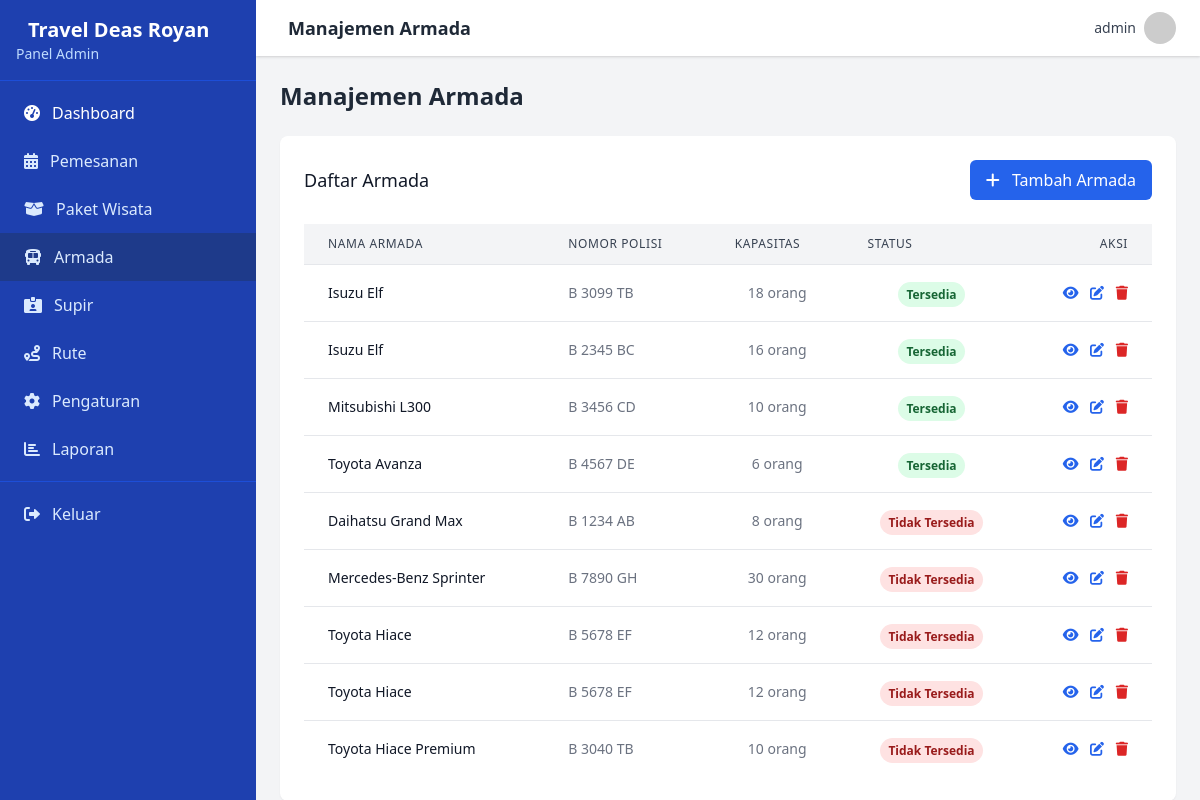
Before: /admin/fleets.php (signed in) with the older database file.
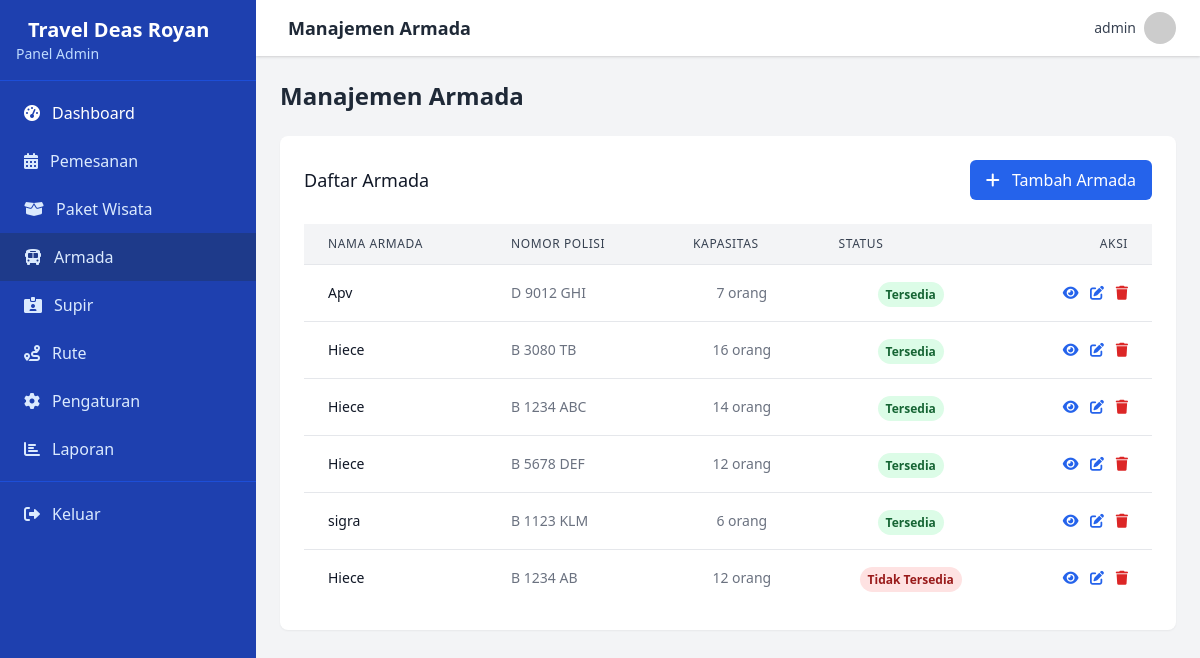
After: the same page with the newer database file.
### tables this page shows
CREATE TABLE `armada` (
  `id` int(11) NOT NULL,
  `nama` varchar(100) NOT NULL,
  `nomor_polisi` varchar(20) DEFAULT NULL,
  `jenis` varchar(50) NOT NULL,
  `kapasitas` int(11) NOT NULL,
  `deskripsi` text DEFAULT NULL,
  `status` enum('tersedia','dipesan','dalam_perjalanan','maintenance') DEFAULT 'tersedia',
  `created_at` timestamp NOT NULL DEFAULT current_timestamp(),
  `updated_at` timestamp NOT NULL DEFAULT current_timestamp() ON UPDATE current_timestamp()
);

### admin/fleets.php (the view, shortened to what the changed rows need)
<?php
require_once '../config/config.php';
$query = "SELECT * FROM armada ORDER BY status, nama";
$fleets = $pdo->query($query)->fetchAll();
?>
<!DOCTYPE html>
<html lang="id">
<head>
    <link href="https://cdn.jsdelivr.net/npm/tailwindcss@2.2.19/dist/tailwind.min.css" rel="stylesheet">
    <link rel="stylesheet" href="https://cdnjs.cloudflare.com/ajax/libs/font-awesome/6.0.0-beta3/css/all.min.css">
</head>
<div class="space-y-6">
    <div class="flex justify-between items-center">
        <h1 class="text-2xl font-bold text-gray-800">Manajemen Armada</h1>
    </div>
    <div class="bg-white shadow-sm rounded-lg overflow-hidden">
        <div class="p-6">
            <div class="overflow-x-auto">
                <table class="min-w-full divide-y divide-gray-200">
                    <thead class="bg-gray-100">
                        <tr>
                            <th class="px-6 py-3 text-left text-xs font-medium text-gray-700 uppercase tracking-wider">Nama Armada</th>
                            <th class="px-6 py-3 text-left text-xs font-medium text-gray-700 uppercase tracking-wider">Nomor Polisi</th>
                            <th class="px-6 py-3 text-left text-xs font-medium text-gray-700 uppercase tracking-wider">Kapasitas</th>
                            <th class="px-6 py-3 text-left text-xs font-medium text-gray-700 uppercase tracking-wider">Status</th>
                            <th class="px-6 py-3 text-right text-xs font-medium text-gray-700 uppercase tracking-wider">Aksi</th>
                        </tr>
                    </thead>
                    <tbody class="bg-white divide-y divide-gray-200">
                        <?php if (count($fleets) > 0): ?>
                            <?php foreach ($fleets as $fleet): ?>
                                <tr class="hover:bg-gray-50">
                                    <td class="px-6 py-4 whitespace-nowrap">
                                        <div class="text-sm font-medium text-gray-900">
                                            <?php echo htmlspecialchars($fleet['nama']); ?>
                                        </div>
                                    </td>
                                    <td class="px-6 py-4 whitespace-nowrap text-sm text-gray-500">
                                        <?php echo !empty($fleet['nomor_polisi']) ? htmlspecialchars($fleet['nomor_polisi']) : '-'; ?>
                                    </td>
                                    <td class="px-6 py-4 whitespace-nowrap text-center text-sm text-gray-500">
                                        <?php echo $fleet['kapasitas']; ?> orang
                                    </td>
                                    <td class="px-6 py-4 whitespace-nowrap text-center">
                                        <?php
                                        $statusClass = $fleet['status'] === 'tersedia' ? 'status-available' : 'status-not-available';
                                        $statusText = $fleet['status'] === 'tersedia' ? 'Tersedia' : 'Tidak Tersedia';
                                        ?>
                                        <span class="px-2 py-1 text-xs font-semibold rounded-full <?php echo $statusClass; ?>">
                                            <?php echo $statusText; ?>
                                        </span>
                                    </td>
                                    <td class="px-6 py-4 whitespace-nowrap text-right text-sm font-medium space-x-2">
                                        <button onclick="showDetailModal(<?php echo htmlspecialchars(json_encode($fleet), ENT_QUOTES, 'UTF-8'); ?>)"
                                                class="text-blue-600 hover:text-blue-900"
                                                title="Lihat Detail">
                                            <i class="fas fa-eye"></i>
                                        </button>
                                        <button onclick="editFleet(<?php echo htmlspecialchars(json_encode($fleet), ENT_QUOTES, 'UTF-8'); ?>)"
                                                class="text-blue-600 hover:text-blue-900"
                                                title="Edit">
                                            <i class="fas fa-edit"></i>
                                        </button>
                                        <button
                                           onclick="deleteFleet(<?php echo $fleet['id']; ?>, '<?php echo addslashes($fleet['nama']); ?>')"
                                           class="text-red-600 hover:text-red-900 focus:outline-none"
                                           title="Hapus">
                                            <i class="fas fa-trash"></i>
                                        </button>
                                    </td>
                                </tr>
                            <?php endforeach; ?>
                        <?php endif; ?>
                    </tbody>
                </table>
            </div>
        </div>
    </div>
</div>
<?php
include 'includes/layout.php';
?>

Changed rows visible on the page:
removed armada: nama "Isuzu Elf", nomor_polisi "B 3099 TB", kapasitas "18", status "Tersedia"
removed armada: nama "Isuzu Elf", nomor_polisi "B 2345 BC", kapasitas "16", status "Tersedia"
removed armada: nama "Mitsubishi L300", nomor_polisi "B 3456 CD", kapasitas "10", status "Tersedia"
removed armada: nama "Toyota Avanza", nomor_polisi "B 4567 DE", kapasitas "6", status "Tersedia"
removed armada: nama "Daihatsu Grand Max", nomor_polisi "B 1234 AB", kapasitas "8", status "Tidak Tersedia"
removed armada: nama "Mercedes-Benz Sprinter", nomor_polisi "B 7890 GH", kapasitas "30", status "Tidak Tersedia"
removed armada: nama "Toyota Hiace", nomor_polisi "B 5678 EF", kapasitas "12", status "Tidak Tersedia"
removed armada: nama "Toyota Hiace", nomor_polisi "B 5678 EF", kapasitas "12", status "Tidak Tersedia"
removed armada: nama "Toyota Hiace Premium", nomor_polisi "B 3040 TB", kapasitas "10", status "Tidak Tersedia"
added armada: nama "Apv", nomor_polisi "D 9012 GHI", kapasitas "7", status "Tersedia"
added armada: nama "Hiece", nomor_polisi "B 3080 TB", kapasitas "16", status "Tersedia"
added armada: nama "Hiece", nomor_polisi "B 1234 ABC", kapasitas "14", status "Tersedia"
added armada: nama "Hiece", nomor_polisi "B 5678 DEF", kapasitas "12", status "Tersedia"
added armada: nama "sigra", nomor_polisi "B 1123 KLM", kapasitas "6", status "Tersedia"
added armada: nama "Hiece", nomor_polisi "B 1234 AB", kapasitas "12", status "Tidak Tersedia"
